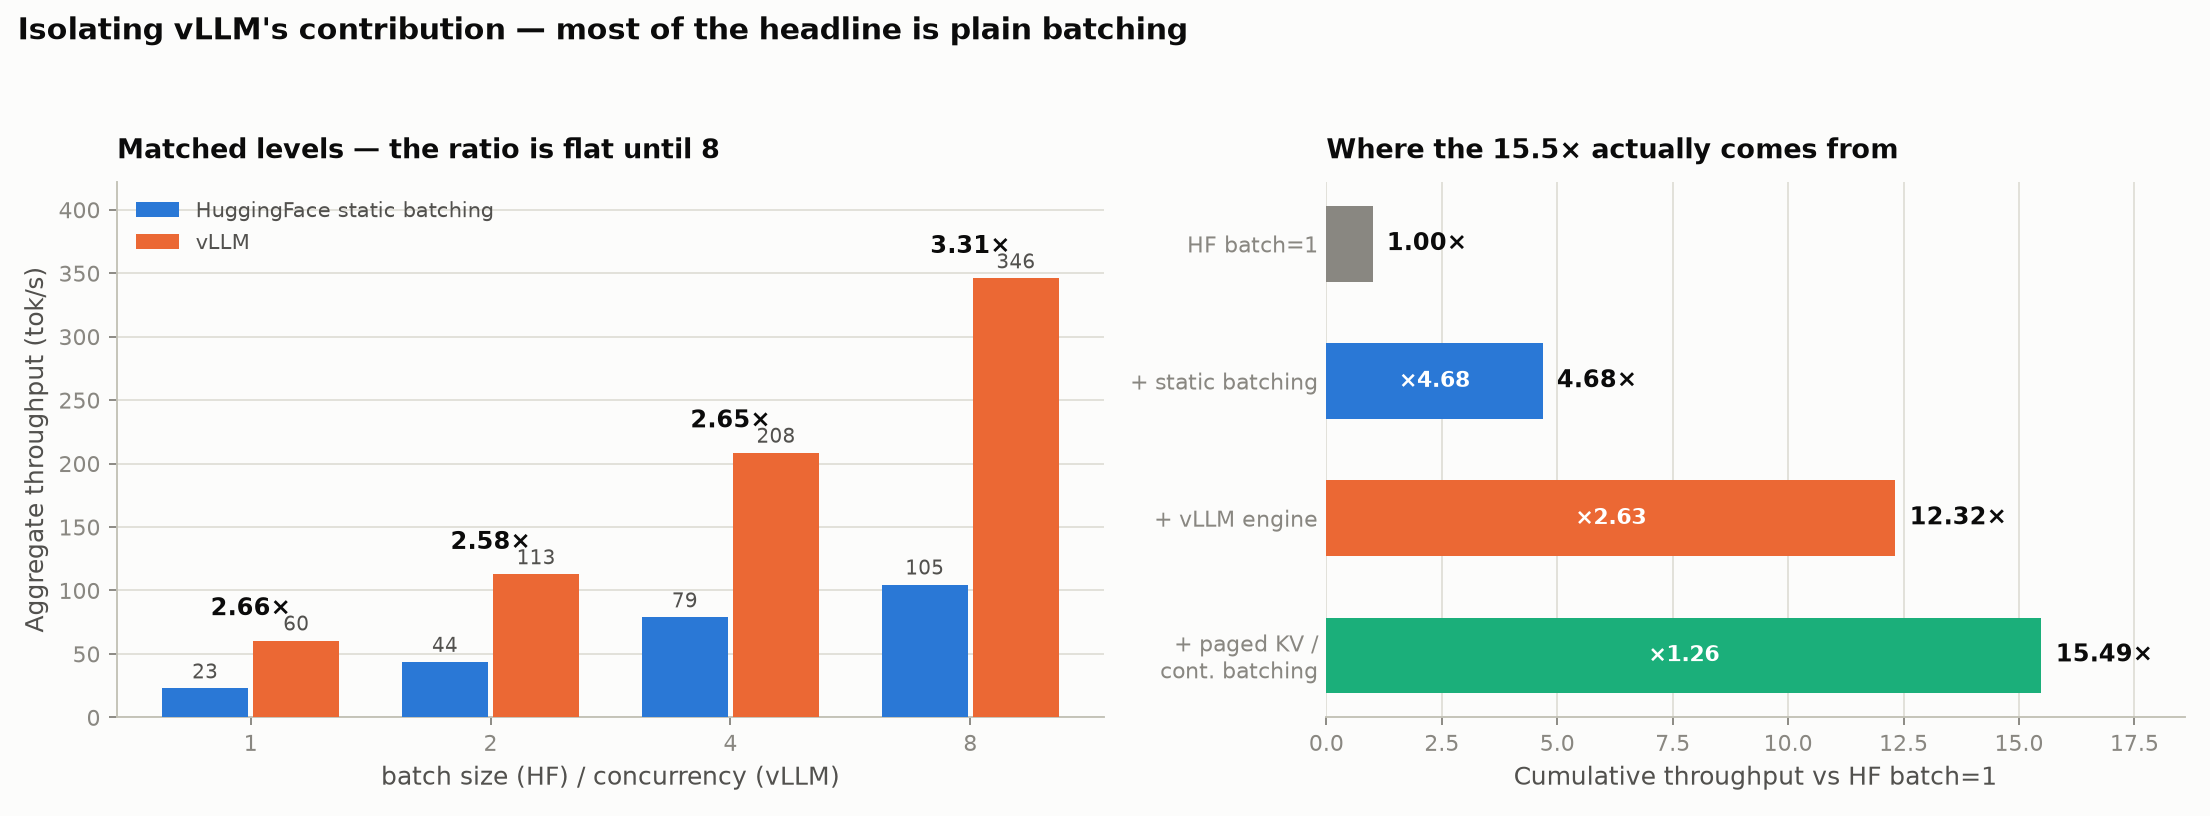

Generate this figure with Python:
"""
Attribution — how much of vLLM's throughput win is actually batching?

Left panel:  HF static batching vs vLLM at matched batch/concurrency levels, with
             the vLLM/HF ratio annotated. The ratio being FLAT across levels 1, 2
             and 4 is the finding: a constant multiplier is the signature of fixed
             per-step overhead, not of smarter scheduling.
Right panel: the multiplicative decomposition of the headline speedup into
             batching, engine efficiency, and the residual attributable to
             continuous batching + paged KV.

The three factors are computed so their product reconciles EXACTLY with the
measured total: the scheduling factor is derived as the residual rather than
measured independently, which is the honest construction given that this workload
pins every sequence to the same output length.

Pure analysis over results/*.json — loads no model and touches no GPU.
Run: python analysis/attribution.py
"""

import json
import statistics
import sys
from pathlib import Path

import matplotlib
matplotlib.use("Agg")
import matplotlib.pyplot as plt
import numpy as np

ROOT = Path(__file__).resolve().parent.parent
RESULTS = ROOT / "results"
OUT_PNG = Path(__file__).resolve().parent / "attribution.png"

# Levels where the vLLM/HF ratio is flat, i.e. where the advantage is pure
# per-step overhead and not yet contaminated by HF's scaling collapse at 8.
FLAT_LEVELS = [1, 2, 4]

BLUE, ORANGE, AQUA = "#2a78d6", "#eb6834", "#1baf7a"
INK, INK_2, MUTED = "#0b0b0b", "#52514e", "#898781"
GRID, AXIS, SURFACE = "#e1e0d9", "#c3c2b7", "#fcfcfb"


def load():
    hfb_path = RESULTS / "hf_batched.json"
    if not hfb_path.exists():
        sys.exit("results/hf_batched.json not found — run benchmark/hf_batched.py "
                 "first (it produces the static-batching rows this compares).")
    hfb = json.loads(hfb_path.read_text())
    if hfb.get("drift_check_aborted"):
        sys.exit("results/hf_batched.json is a PARTIAL result — its batch=1 drift "
                 "check failed, so the sweep stopped after one level. Re-run "
                 "benchmark/hf_batched.py on the same library stack as the "
                 "baseline it compares against; attributing from one level would "
                 "be meaningless.")
    vllm = json.loads((RESULTS / "vllm.json").read_text())
    fp16 = json.loads((RESULTS / "fp16_control.json").read_text())

    hf = {r["batch_size"]: r for r in hfb["results"] if not r.get("oom")}
    vl = {r["concurrency"]: r for r in vllm["results"]}
    if len(set(hf) & set(vl)) < 2:
        sys.exit(f"need at least 2 matched levels to attribute; found "
                 f"{sorted(set(hf) & set(vl))}. The whole point is comparing the "
                 f"ratio ACROSS batch sizes.")
    base_e2e = fp16["max_new_tokens"] / (fp16["p50_ms"] / 1000.0)
    return hf, vl, base_e2e


def analyse(hf, vl, base_e2e):
    levels = sorted(set(hf) & set(vl))
    ratios = {n: vl[n]["aggregate_tps"] / hf[n]["aggregate_tps"] for n in levels}

    top = max(levels)
    total = vl[top]["aggregate_tps"] / base_e2e
    batching = hf[top]["aggregate_tps"] / base_e2e
    flat = [ratios[n] for n in FLAT_LEVELS if n in ratios]
    engine = statistics.mean(flat) if flat else ratios[top]
    # Residual, so batching x engine x scheduling reproduces total exactly.
    scheduling = total / (batching * engine)
    return {
        "levels": levels, "ratios": ratios, "top": top, "total": total,
        "batching": batching, "engine": engine, "scheduling": scheduling,
    }


def report(hf, vl, base_e2e, a):
    print("=" * 78)
    print("ATTRIBUTION — batching vs vLLM at matched levels")
    print("=" * 78)
    print(f"  HF batch=1 reference (e2e): {base_e2e:.2f} tok/s\n")
    print(f"{'level':>6}{'HF static':>12}{'vLLM':>11}{'vLLM/HF':>10}"
          f"{'HF eff':>9}{'vLLM eff':>10}")
    print("-" * 78)
    hf1, vl1 = hf[min(a["levels"])], vl[min(a["levels"])]
    for n in a["levels"]:
        hf_eff = (hf[n]["aggregate_tps"] / hf1["aggregate_tps"]) / n * 100
        vl_eff = (vl[n]["aggregate_tps"] / vl1["aggregate_tps"]) / n * 100
        print(f"{n:>6}{hf[n]['aggregate_tps']:>12.2f}{vl[n]['aggregate_tps']:>11.2f}"
              f"{a['ratios'][n]:>9.2f}x{hf_eff:>8.1f}%{vl_eff:>9.1f}%")

    flat = [a["ratios"][n] for n in FLAT_LEVELS if n in a["ratios"]]
    print(f"\n  Ratio across levels {FLAT_LEVELS}: "
          f"{', '.join(f'{r:.2f}x' for r in flat)}")
    print(f"  spread {max(flat) - min(flat):.3f}x — FLAT. A constant multiplier is")
    print("  fixed per-step overhead, not scheduling: a scheduling win would GROW")
    print("  with batch size.")

    print(f"\n  Decomposition of the {a['total']:.2f}x headline at level {a['top']}:")
    print(f"    plain static batching        {a['batching']:.2f}x")
    print(f"    vLLM engine efficiency       {a['engine']:.2f}x   "
          f"(mean of the flat region)")
    print(f"    scaling retention at {a['top']}        {a['scheduling']:.2f}x   "
          f"(residual)")
    print(f"    product                      "
          f"{a['batching'] * a['engine'] * a['scheduling']:.2f}x  "
          f"(vs measured {a['total']:.2f}x)")


def plot(hf, vl, a):
    fig, axes = plt.subplots(1, 2, figsize=(13, 4.8), facecolor=SURFACE,
                             gridspec_kw={"width_ratios": [1.15, 1]})
    for ax in axes:
        ax.set_facecolor(SURFACE)

    # ── left: matched head-to-head ──
    ax = axes[0]
    levels = a["levels"]
    x = np.arange(len(levels))
    width = 0.36
    hf_tps = [hf[n]["aggregate_tps"] for n in levels]
    vl_tps = [vl[n]["aggregate_tps"] for n in levels]

    ax.bar(x - width / 2 - 0.01, hf_tps, width, color=BLUE, zorder=3,
           label="HuggingFace static batching")
    ax.bar(x + width / 2 + 0.01, vl_tps, width, color=ORANGE, zorder=3,
           label="vLLM")

    for i, n in enumerate(levels):
        ax.text(i, max(hf_tps[i], vl_tps[i]) + max(vl_tps) * 0.045,
                f"{a['ratios'][n]:.2f}×", ha="center", va="bottom", fontsize=10,
                fontweight="bold", color=INK)
        ax.text(i - width / 2 - 0.01, hf_tps[i] + max(vl_tps) * 0.012,
                f"{hf_tps[i]:.0f}", ha="center", va="bottom", fontsize=8.5,
                color=INK_2)
        ax.text(i + width / 2 + 0.01, vl_tps[i] + max(vl_tps) * 0.012,
                f"{vl_tps[i]:.0f}", ha="center", va="bottom", fontsize=8.5,
                color=INK_2)

    ax.set_xticks(x)
    ax.set_xticklabels([f"{n}" for n in levels])
    ax.set_xlabel("batch size (HF) / concurrency (vLLM)", fontsize=10.5, color=INK_2)
    ax.set_ylabel("Aggregate throughput (tok/s)", fontsize=10.5, color=INK_2)
    ax.set_ylim(0, max(vl_tps) * 1.22)
    ax.set_title("Matched levels — the ratio is flat until 8",
                 fontsize=11.5, fontweight="bold", color=INK, loc="left", pad=10)
    ax.grid(axis="y", color=GRID, linewidth=0.8, zorder=0)
    ax.set_axisbelow(True)
    for side in ("top", "right"):
        ax.spines[side].set_visible(False)
    for side in ("left", "bottom"):
        ax.spines[side].set_color(AXIS)
    ax.tick_params(colors=MUTED, labelsize=9.5)
    leg = ax.legend(loc="upper left", frameon=False, fontsize=9)
    for t in leg.get_texts():
        t.set_color(INK_2)

    # ── right: multiplicative decomposition ──
    ax2 = axes[1]
    steps = [
        ("HF batch=1", 1.0, MUTED),
        ("+ static batching", a["batching"], BLUE),
        ("+ vLLM engine", a["batching"] * a["engine"], ORANGE),
        ("+ paged KV /\n  cont. batching", a["total"], AQUA),
    ]
    ys = np.arange(len(steps))
    for y, (label, cumulative, color) in zip(ys, steps):
        ax2.barh(y, cumulative, height=0.55, color=color, zorder=3)
        ax2.text(cumulative + a["total"] * 0.02, y, f"{cumulative:.2f}×",
                 ha="left", va="center", fontsize=10, fontweight="bold", color=INK)

    factors = ["", f"×{a['batching']:.2f}", f"×{a['engine']:.2f}",
               f"×{a['scheduling']:.2f}"]
    for y, (label, cumulative, _), f in zip(ys, steps, factors):
        if f:
            ax2.text(cumulative * 0.5, y, f, ha="center", va="center",
                     fontsize=9.5, color="white", fontweight="bold", zorder=4)

    ax2.set_yticks(list(ys))
    ax2.set_yticklabels([s[0] for s in steps], fontsize=9.5, color=INK)
    ax2.invert_yaxis()
    ax2.set_xlabel("Cumulative throughput vs HF batch=1", fontsize=10.5, color=INK_2)
    ax2.set_xlim(0, a["total"] * 1.20)
    ax2.set_title(f"Where the {a['total']:.1f}× actually comes from",
                  fontsize=11.5, fontweight="bold", color=INK, loc="left", pad=10)
    ax2.grid(axis="x", color=GRID, linewidth=0.8, zorder=0)
    ax2.set_axisbelow(True)
    for side in ("top", "right", "left"):
        ax2.spines[side].set_visible(False)
    ax2.spines["bottom"].set_color(AXIS)
    ax2.tick_params(colors=MUTED, labelsize=9.5)
    ax2.tick_params(axis="y", length=0)

    fig.suptitle("Isolating vLLM's contribution — most of the headline is plain batching",
                 fontsize=12.5, fontweight="bold", color=INK, x=0.008, ha="left")
    fig.tight_layout(rect=[0, 0, 1, 0.93])
    fig.savefig(OUT_PNG, dpi=170, facecolor=SURFACE)
    print(f"\nSaved {OUT_PNG}")


def main():
    hf, vl, base_e2e = load()
    a = analyse(hf, vl, base_e2e)
    report(hf, vl, base_e2e, a)
    plot(hf, vl, a)


if __name__ == "__main__":
    main()
